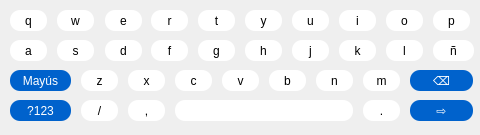
<?xml version="1.0" encoding="UTF-8"?>
<ui version="4.0">
 <class>Form</class>
 <widget class="QWidget" name="Form">
  <property name="geometry">
   <rect>
    <x>0</x>
    <y>0</y>
    <width>480</width>
    <height>135</height>
   </rect>
  </property>
  <property name="cursor">
   <cursorShape>ArrowCursor</cursorShape>
  </property>
  <property name="windowTitle">
   <string>Form</string>
  </property>
  <widget class="QPushButton" name="btn33">
   <property name="geometry">
    <rect>
     <x>175</x>
     <y>100</y>
     <width>178</width>
     <height>21</height>
    </rect>
   </property>
   <property name="styleSheet">
    <string notr="true">border-radius: 10px;
background-color: rgb(255, 255, 255);
font: 11pt &quot;Poppins&quot;;
</string>
   </property>
   <property name="text">
    <string/>
   </property>
  </widget>
  <widget class="QPushButton" name="btn14">
   <property name="geometry">
    <rect>
     <x>151</x>
     <y>40</y>
     <width>37</width>
     <height>21</height>
    </rect>
   </property>
   <property name="styleSheet">
    <string notr="true">border-radius: 10px;
background-color: rgb(255, 255, 255);
font: 11pt &quot;Poppins&quot;;
</string>
   </property>
   <property name="text">
    <string>f</string>
   </property>
  </widget>
  <widget class="QPushButton" name="btn19">
   <property name="geometry">
    <rect>
     <x>386</x>
     <y>40</y>
     <width>37</width>
     <height>21</height>
    </rect>
   </property>
   <property name="styleSheet">
    <string notr="true">border-radius: 10px;
background-color: rgb(255, 255, 255);
font: 11pt &quot;Poppins&quot;;
</string>
   </property>
   <property name="text">
    <string>l</string>
   </property>
  </widget>
  <widget class="QPushButton" name="btn10">
   <property name="geometry">
    <rect>
     <x>433</x>
     <y>10</y>
     <width>37</width>
     <height>21</height>
    </rect>
   </property>
   <property name="styleSheet">
    <string notr="true">border-radius: 10px;
background-color: rgb(255, 255, 255);
font: 11pt &quot;Poppins&quot;;
</string>
   </property>
   <property name="text">
    <string>p</string>
   </property>
  </widget>
  <widget class="QPushButton" name="btn32">
   <property name="geometry">
    <rect>
     <x>128</x>
     <y>100</y>
     <width>37</width>
     <height>21</height>
    </rect>
   </property>
   <property name="styleSheet">
    <string notr="true">border-radius: 10px;
background-color: rgb(255, 255, 255);
font: 11pt &quot;Poppins&quot;;
</string>
   </property>
   <property name="text">
    <string>,</string>
   </property>
  </widget>
  <widget class="QPushButton" name="btn22">
   <property name="geometry">
    <rect>
     <x>81</x>
     <y>70</y>
     <width>37</width>
     <height>21</height>
    </rect>
   </property>
   <property name="styleSheet">
    <string notr="true">border-radius: 10px;
background-color: rgb(255, 255, 255);
font: 11pt &quot;Poppins&quot;;
</string>
   </property>
   <property name="text">
    <string>z</string>
   </property>
  </widget>
  <widget class="QPushButton" name="btn3">
   <property name="geometry">
    <rect>
     <x>105</x>
     <y>10</y>
     <width>37</width>
     <height>21</height>
    </rect>
   </property>
   <property name="styleSheet">
    <string notr="true">border-radius: 10px;
background-color: rgb(255, 255, 255);
font: 11pt &quot;Poppins&quot;;
</string>
   </property>
   <property name="text">
    <string>e</string>
   </property>
  </widget>
  <widget class="QPushButton" name="btn6">
   <property name="geometry">
    <rect>
     <x>245</x>
     <y>10</y>
     <width>37</width>
     <height>21</height>
    </rect>
   </property>
   <property name="styleSheet">
    <string notr="true">border-radius: 10px;
background-color: rgb(255, 255, 255);
font: 11pt &quot;Poppins&quot;;
</string>
   </property>
   <property name="text">
    <string>y</string>
   </property>
  </widget>
  <widget class="QPushButton" name="btn29">
   <property name="geometry">
    <rect>
     <x>410</x>
     <y>70</y>
     <width>63</width>
     <height>21</height>
    </rect>
   </property>
   <property name="styleSheet">
    <string notr="true">border-radius: 10px;
background-color: rgb(0, 98, 204);
font: 12pt &quot;Poppins&quot;;
color: rgb(255, 255, 255);
</string>
   </property>
   <property name="text">
    <string>⌫</string>
   </property>
  </widget>
  <widget class="QPushButton" name="btn18">
   <property name="geometry">
    <rect>
     <x>339</x>
     <y>40</y>
     <width>37</width>
     <height>21</height>
    </rect>
   </property>
   <property name="styleSheet">
    <string notr="true">border-radius: 10px;
background-color: rgb(255, 255, 255);
font: 11pt &quot;Poppins&quot;;
</string>
   </property>
   <property name="text">
    <string>k</string>
   </property>
  </widget>
  <widget class="QPushButton" name="btn27">
   <property name="geometry">
    <rect>
     <x>316</x>
     <y>70</y>
     <width>37</width>
     <height>21</height>
    </rect>
   </property>
   <property name="styleSheet">
    <string notr="true">border-radius: 10px;
background-color: rgb(255, 255, 255);
font: 11pt &quot;Poppins&quot;;
</string>
   </property>
   <property name="text">
    <string>n</string>
   </property>
  </widget>
  <widget class="QPushButton" name="btn2">
   <property name="geometry">
    <rect>
     <x>57</x>
     <y>10</y>
     <width>37</width>
     <height>21</height>
    </rect>
   </property>
   <property name="styleSheet">
    <string notr="true">border-radius: 10px;
background-color: rgb(255, 255, 255);
font: 11pt &quot;Poppins&quot;;
</string>
   </property>
   <property name="text">
    <string>w</string>
   </property>
  </widget>
  <widget class="QPushButton" name="btn20">
   <property name="geometry">
    <rect>
     <x>433</x>
     <y>40</y>
     <width>41</width>
     <height>21</height>
    </rect>
   </property>
   <property name="styleSheet">
    <string notr="true">border-radius: 10px;
background-color: rgb(255, 255, 255);
font: 11pt &quot;Poppins&quot;;
</string>
   </property>
   <property name="text">
    <string>ñ</string>
   </property>
  </widget>
  <widget class="QPushButton" name="btn1">
   <property name="geometry">
    <rect>
     <x>10</x>
     <y>10</y>
     <width>37</width>
     <height>21</height>
    </rect>
   </property>
   <property name="styleSheet">
    <string notr="true">border-radius: 10px;
background-color: rgb(255, 255, 255);
font: 11pt &quot;Poppins&quot;;
</string>
   </property>
   <property name="text">
    <string>q</string>
   </property>
  </widget>
  <widget class="QPushButton" name="btn9">
   <property name="geometry">
    <rect>
     <x>386</x>
     <y>10</y>
     <width>37</width>
     <height>21</height>
    </rect>
   </property>
   <property name="styleSheet">
    <string notr="true">border-radius: 10px;
background-color: rgb(255, 255, 255);
font: 11pt &quot;Poppins&quot;;
</string>
   </property>
   <property name="text">
    <string>o</string>
   </property>
  </widget>
  <widget class="QPushButton" name="btn23">
   <property name="geometry">
    <rect>
     <x>128</x>
     <y>70</y>
     <width>37</width>
     <height>21</height>
    </rect>
   </property>
   <property name="styleSheet">
    <string notr="true">border-radius: 10px;
background-color: rgb(255, 255, 255);
font: 11pt &quot;Poppins&quot;;
</string>
   </property>
   <property name="text">
    <string>x</string>
   </property>
  </widget>
  <widget class="QPushButton" name="btn35">
   <property name="geometry">
    <rect>
     <x>410</x>
     <y>100</y>
     <width>63</width>
     <height>21</height>
    </rect>
   </property>
   <property name="styleSheet">
    <string notr="true">border-radius: 10px;
background-color: rgb(0, 98, 204);
font: 20pt &quot;MS Shell Dlg 2&quot;;
color: rgb(255, 255, 255);</string>
   </property>
   <property name="text">
    <string>⇨</string>
   </property>
  </widget>
  <widget class="QPushButton" name="btn30">
   <property name="geometry">
    <rect>
     <x>10</x>
     <y>100</y>
     <width>61</width>
     <height>21</height>
    </rect>
   </property>
   <property name="styleSheet">
    <string notr="true">border-radius: 10px;
background-color: rgb(0, 98, 204);
font: 11pt &quot;Poppins&quot;;
color: rgb(255, 255, 255);</string>
   </property>
   <property name="text">
    <string>?123</string>
   </property>
  </widget>
  <widget class="QPushButton" name="btn17">
   <property name="geometry">
    <rect>
     <x>292</x>
     <y>40</y>
     <width>37</width>
     <height>21</height>
    </rect>
   </property>
   <property name="styleSheet">
    <string notr="true">border-radius: 10px;
background-color: rgb(255, 255, 255);
font: 11pt &quot;Poppins&quot;;
</string>
   </property>
   <property name="text">
    <string>j</string>
   </property>
  </widget>
  <widget class="QPushButton" name="btn15">
   <property name="geometry">
    <rect>
     <x>198</x>
     <y>40</y>
     <width>37</width>
     <height>21</height>
    </rect>
   </property>
   <property name="styleSheet">
    <string notr="true">border-radius: 10px;
background-color: rgb(255, 255, 255);
font: 11pt &quot;Poppins&quot;;
</string>
   </property>
   <property name="text">
    <string>g</string>
   </property>
  </widget>
  <widget class="QPushButton" name="btn28">
   <property name="geometry">
    <rect>
     <x>363</x>
     <y>70</y>
     <width>37</width>
     <height>21</height>
    </rect>
   </property>
   <property name="styleSheet">
    <string notr="true">border-radius: 10px;
background-color: rgb(255, 255, 255);
font: 11pt &quot;Poppins&quot;;
</string>
   </property>
   <property name="text">
    <string>m</string>
   </property>
  </widget>
  <widget class="QPushButton" name="btn7">
   <property name="geometry">
    <rect>
     <x>292</x>
     <y>10</y>
     <width>37</width>
     <height>21</height>
    </rect>
   </property>
   <property name="styleSheet">
    <string notr="true">border-radius: 10px;
background-color: rgb(255, 255, 255);
font: 11pt &quot;Poppins&quot;;
</string>
   </property>
   <property name="text">
    <string>u</string>
   </property>
  </widget>
  <widget class="QPushButton" name="btn25">
   <property name="geometry">
    <rect>
     <x>222</x>
     <y>70</y>
     <width>37</width>
     <height>21</height>
    </rect>
   </property>
   <property name="styleSheet">
    <string notr="true">border-radius: 10px;
background-color: rgb(255, 255, 255);
font: 11pt &quot;Poppins&quot;;
</string>
   </property>
   <property name="text">
    <string>v</string>
   </property>
  </widget>
  <widget class="QPushButton" name="btn16">
   <property name="geometry">
    <rect>
     <x>245</x>
     <y>40</y>
     <width>37</width>
     <height>21</height>
    </rect>
   </property>
   <property name="styleSheet">
    <string notr="true">border-radius: 10px;
background-color: rgb(255, 255, 255);
font: 11pt &quot;Poppins&quot;;
</string>
   </property>
   <property name="text">
    <string>h</string>
   </property>
  </widget>
  <widget class="QPushButton" name="btn21">
   <property name="geometry">
    <rect>
     <x>10</x>
     <y>70</y>
     <width>61</width>
     <height>21</height>
    </rect>
   </property>
   <property name="styleSheet">
    <string notr="true">border-radius: 10px;
background-color: rgb(0, 98, 204);
font: 11pt &quot;Poppins&quot;;
color: rgb(255, 255, 255);</string>
   </property>
   <property name="text">
    <string>Mayús</string>
   </property>
  </widget>
  <widget class="QPushButton" name="btn31">
   <property name="geometry">
    <rect>
     <x>81</x>
     <y>100</y>
     <width>37</width>
     <height>21</height>
    </rect>
   </property>
   <property name="styleSheet">
    <string notr="true">border-radius: 10px;
background-color: rgb(255, 255, 255);
font: 11pt &quot;Poppins&quot;;
</string>
   </property>
   <property name="text">
    <string>/</string>
   </property>
  </widget>
  <widget class="QPushButton" name="btn26">
   <property name="geometry">
    <rect>
     <x>269</x>
     <y>70</y>
     <width>37</width>
     <height>21</height>
    </rect>
   </property>
   <property name="styleSheet">
    <string notr="true">border-radius: 10px;
background-color: rgb(255, 255, 255);
font: 11pt &quot;Poppins&quot;;
</string>
   </property>
   <property name="text">
    <string>b</string>
   </property>
  </widget>
  <widget class="QPushButton" name="btn34">
   <property name="geometry">
    <rect>
     <x>363</x>
     <y>100</y>
     <width>37</width>
     <height>21</height>
    </rect>
   </property>
   <property name="styleSheet">
    <string notr="true">border-radius: 10px;
background-color: rgb(255, 255, 255);
font: 11pt &quot;Poppins&quot;;
</string>
   </property>
   <property name="text">
    <string>.</string>
   </property>
  </widget>
  <widget class="QPushButton" name="btn13">
   <property name="geometry">
    <rect>
     <x>105</x>
     <y>40</y>
     <width>37</width>
     <height>21</height>
    </rect>
   </property>
   <property name="styleSheet">
    <string notr="true">border-radius: 10px;
background-color: rgb(255, 255, 255);
font: 11pt &quot;Poppins&quot;;
</string>
   </property>
   <property name="text">
    <string>d</string>
   </property>
  </widget>
  <widget class="QPushButton" name="btn12">
   <property name="geometry">
    <rect>
     <x>57</x>
     <y>40</y>
     <width>37</width>
     <height>21</height>
    </rect>
   </property>
   <property name="styleSheet">
    <string notr="true">border-radius: 10px;
background-color: rgb(255, 255, 255);
font: 11pt &quot;Poppins&quot;;
</string>
   </property>
   <property name="text">
    <string>s</string>
   </property>
  </widget>
  <widget class="QPushButton" name="btn5">
   <property name="geometry">
    <rect>
     <x>198</x>
     <y>10</y>
     <width>37</width>
     <height>21</height>
    </rect>
   </property>
   <property name="styleSheet">
    <string notr="true">border-radius: 10px;
background-color: rgb(255, 255, 255);
font: 11pt &quot;Poppins&quot;;
</string>
   </property>
   <property name="text">
    <string>t</string>
   </property>
  </widget>
  <widget class="QPushButton" name="btn24">
   <property name="geometry">
    <rect>
     <x>175</x>
     <y>70</y>
     <width>37</width>
     <height>21</height>
    </rect>
   </property>
   <property name="styleSheet">
    <string notr="true">border-radius: 10px;
background-color: rgb(255, 255, 255);
font: 11pt &quot;Poppins&quot;;
</string>
   </property>
   <property name="text">
    <string>c</string>
   </property>
  </widget>
  <widget class="QPushButton" name="btn8">
   <property name="geometry">
    <rect>
     <x>339</x>
     <y>10</y>
     <width>37</width>
     <height>21</height>
    </rect>
   </property>
   <property name="styleSheet">
    <string notr="true">border-radius: 10px;
background-color: rgb(255, 255, 255);
font: 11pt &quot;Poppins&quot;;
</string>
   </property>
   <property name="text">
    <string>i</string>
   </property>
  </widget>
  <widget class="QPushButton" name="btn4">
   <property name="geometry">
    <rect>
     <x>151</x>
     <y>10</y>
     <width>37</width>
     <height>21</height>
    </rect>
   </property>
   <property name="styleSheet">
    <string notr="true">border-radius: 10px;
background-color: rgb(255, 255, 255);
font: 11pt &quot;Poppins&quot;;
</string>
   </property>
   <property name="text">
    <string>r</string>
   </property>
  </widget>
  <widget class="QPushButton" name="btn11">
   <property name="geometry">
    <rect>
     <x>10</x>
     <y>40</y>
     <width>37</width>
     <height>21</height>
    </rect>
   </property>
   <property name="styleSheet">
    <string notr="true">border-radius: 10px;
background-color: rgb(255, 255, 255);
font: 11pt &quot;Poppins&quot;;
</string>
   </property>
   <property name="text">
    <string>a</string>
   </property>
  </widget>
 </widget>
 <resources/>
 <connections/>
</ui>
